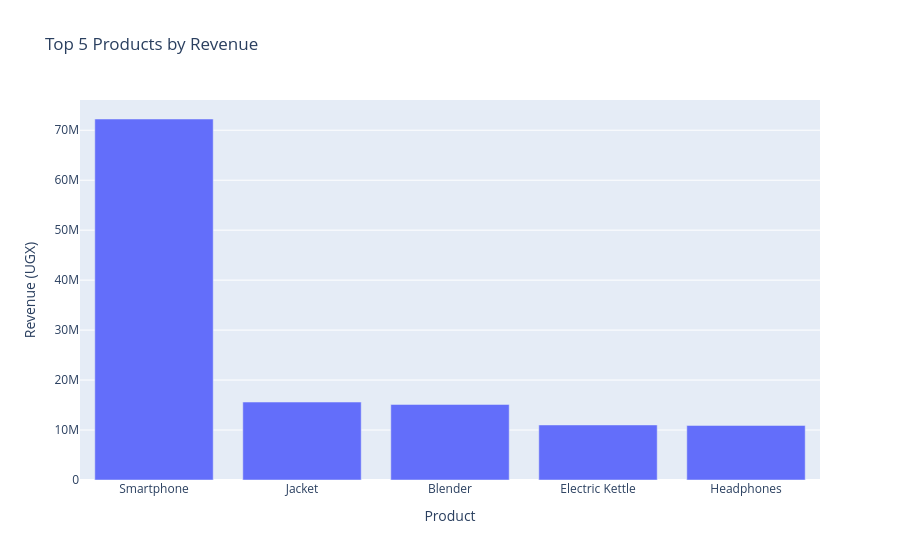

Notebook source saved alongside this figure:
### Code cell
fig = px.bar(
    top_5_products,
    x="Product",
    y="Total_Sales",
    title="Top 5 Products by Revenue",
    labels={"Total_Sales": "Revenue (UGX)"}
)

fig.show()

### Figure 1 — Plotly figure (JSON) as saved in the notebook; plotly's stock layout.template omitted (floating-point values rounded to 4 significant figures)
{"data": [{"hovertemplate": "Product=%{x}<br>Revenue (UGX)=%{y}<extra></extra>", "legendgroup": "", "marker": {"color": "#636efa", "pattern": {"shape": ""}}, "name": "", "orientation": "v", "showlegend": false, "textposition": "auto", "type": "bar", "x": ["Smartphone", "Jacket", "Blender", "Electric Kettle", "Headphones"], "xaxis": "x", "y": [72250000, 15600000, 15120000, 11020000, 10920000], "yaxis": "y"}], "layout": {"barmode": "relative", "legend": {"tracegroupgap": 0}, "title": {"text": "Top 5 Products by Revenue"}, "xaxis": {"anchor": "y", "domain": [0, 1], "title": {"text": "Product"}}, "yaxis": {"anchor": "x", "domain": [0, 1], "title": {"text": "Revenue (UGX)"}}}}
